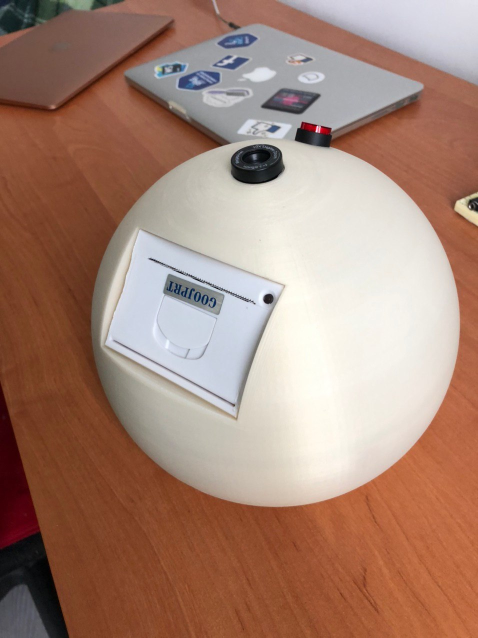
#> input picture photos/enclosured-1.jpeg, 956 x 1276 px (shown at 1/2 size)
$ python -i main_megabotan.py   (imports and definitions only)
#> lines starting #> are read from the running program, lines starting #| are printed output that depends on the picture
#> further down, picture is the input picture: shape (1276, 956, 3); mean B, G, R 117.5, 132.8, 165.9
# -*- coding: utf-8 -*-
# [1 line not run here, left out]
import cv2
import os
import OPi.GPIO as GPIO
from time import sleep
import subprocess
# [1 line not run here, left out]


# [19 lines left out: functions setup_button, get_camera_image, not called in this run]


def prepear_image(raw_image):
	gray = cv2.cvtColor(raw_image, cv2.COLOR_BGR2GRAY)
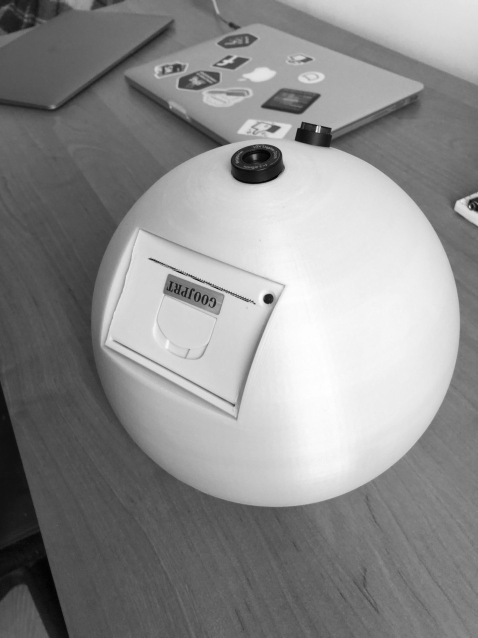
#> gray: shape (1276, 956) (shown at 1/2 size); min 0, max 254, mean 141
	print('Gray image {}'.format(gray.shape))
#| Gray image (1276, 956)

	clahe = cv2.createCLAHE(clipLimit=2.0, tileGridSize=(8,8))
	equalized_gray = clahe.apply(gray)
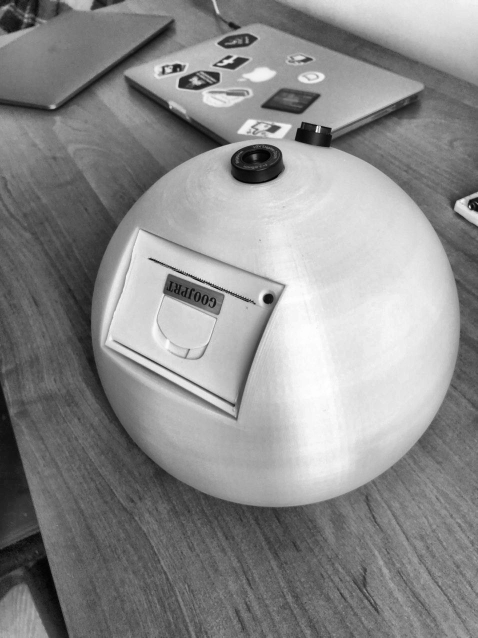
#> equalized_gray: shape (1276, 956) (shown at 1/2 size); min 0, max 254, mean 139.7
	print('Equalized gray image {}'.format(equalized_gray.shape))
#| Equalized gray image (1276, 956)

	resized = cv2.resize(equalized_gray, (384*640/480, 384))
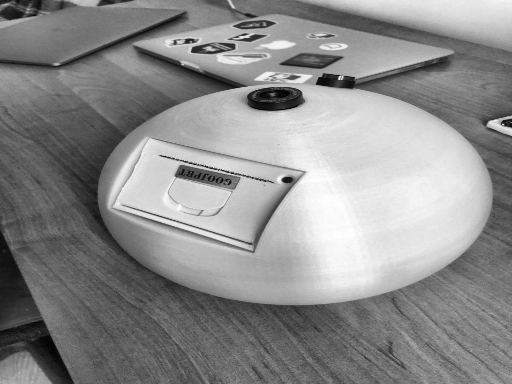
#> resized: shape (384, 512); min 1, max 254, mean 139.6
	print('Resized image {}'.format(resized.shape))
#| Resized image (384, 512)
	return resized


# [36 lines left out: functions print_image, wait_for_print_finish, main, not called in this run]


# [2 lines not run here, left out]

>>> import cv2
>>> picture = cv2.imread('../photos/enclosured-1.jpeg')
>>> result = prepear_image(picture)

$ run again, on photos/enclosuring.jpeg
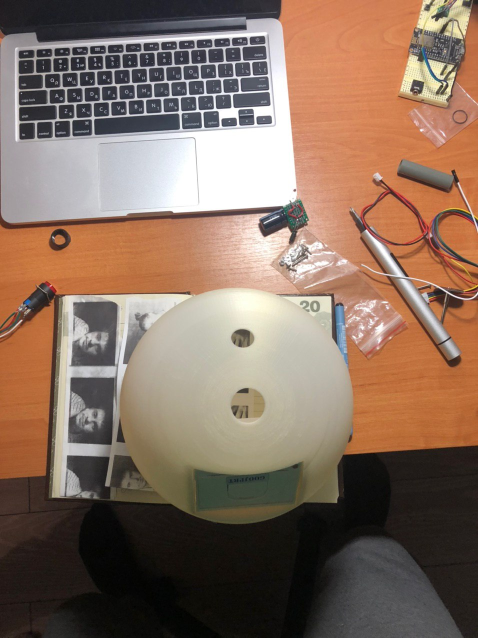
#> input picture photos/enclosuring.jpeg, 956 x 1276 px (shown at 1/2 size)
#> picture is the input picture: shape (1276, 956, 3); mean B, G, R 95.8, 111.5, 135.6
#| Gray image (1276, 956)
#> in prepear_image, `equalized_gray = clahe.apply(gray)`:
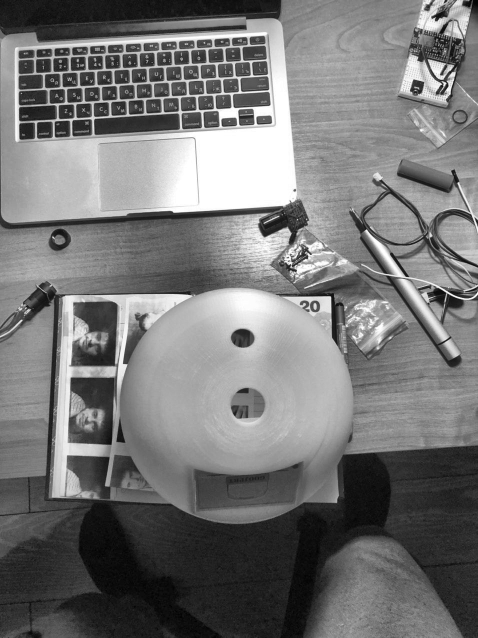
#> equalized_gray: shape (1276, 956) (shown at 1/2 size); min 1, max 255, mean 118.1
#| Equalized gray image (1276, 956)
#> in prepear_image, `resized = cv2.resize(equalized_gray, (384*640/480, 384))`:
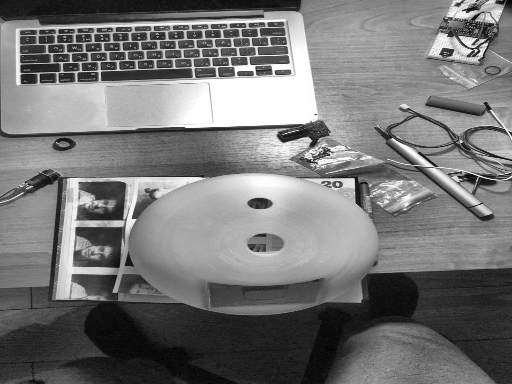
#> resized: shape (384, 512); min 2, max 255, mean 118
#| Resized image (384, 512)

$ run again, on photos/inside.jpeg
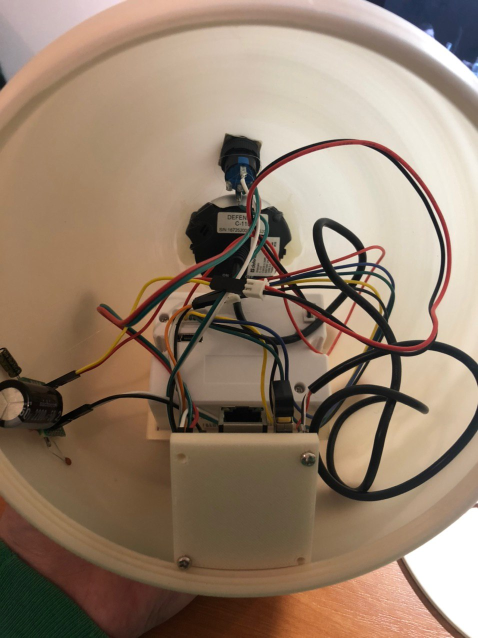
#> input picture photos/inside.jpeg, 956 x 1276 px (shown at 1/2 size)
#> picture is the input picture: shape (1276, 956, 3); mean B, G, R 108.3, 127.7, 149
#| Gray image (1276, 956)
#> in prepear_image, `equalized_gray = clahe.apply(gray)`:
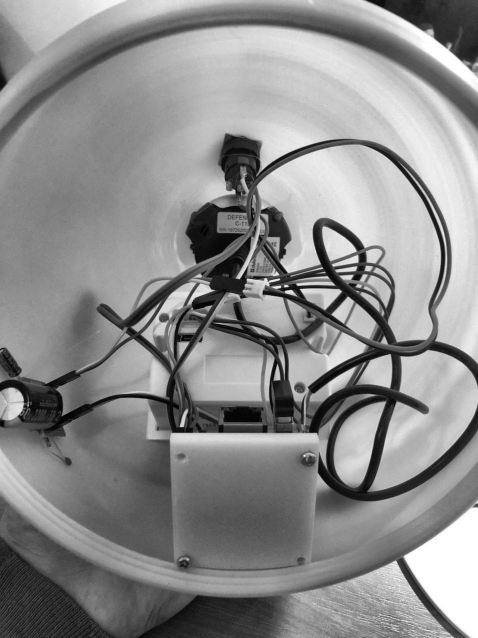
#> equalized_gray: shape (1276, 956) (shown at 1/2 size); min 0, max 255, mean 139.6
#| Equalized gray image (1276, 956)
#> in prepear_image, `resized = cv2.resize(equalized_gray, (384*640/480, 384))`:
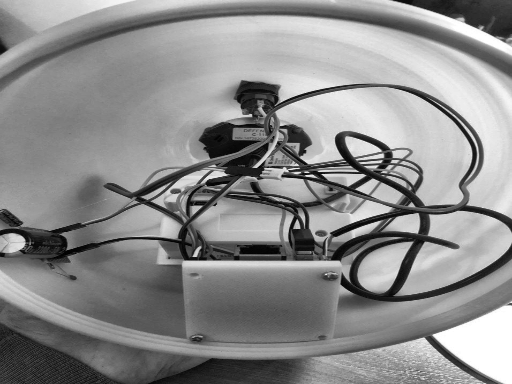
#> resized: shape (384, 512); min 1, max 255, mean 139.5
#| Resized image (384, 512)

$ run again, on photos/polaroid-phono.jpeg
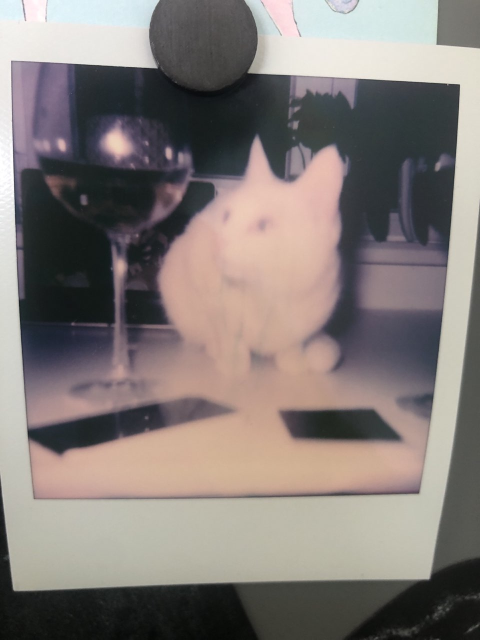
#> input picture photos/polaroid-phono.jpeg, 960 x 1280 px (shown at 1/2 size)
#> picture is the input picture: shape (1280, 960, 3); mean B, G, R 119.9, 123.1, 131
#| Gray image (1280, 960)
#> in prepear_image, `equalized_gray = clahe.apply(gray)`:
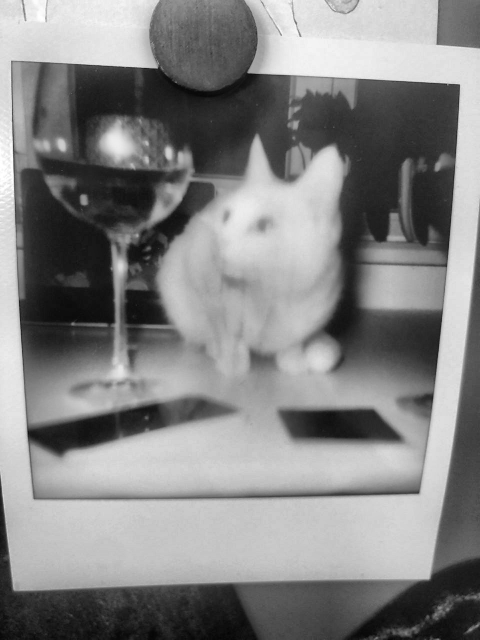
#> equalized_gray: shape (1280, 960) (shown at 1/2 size); min 4, max 255, mean 131.7
#| Equalized gray image (1280, 960)
#> in prepear_image, `resized = cv2.resize(equalized_gray, (384*640/480, 384))`:
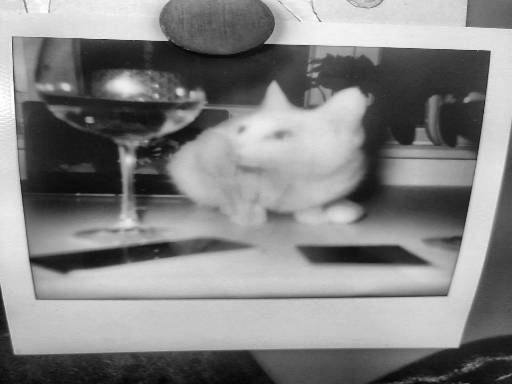
#> resized: shape (384, 512); min 4, max 255, mean 131.7
#| Resized image (384, 512)
